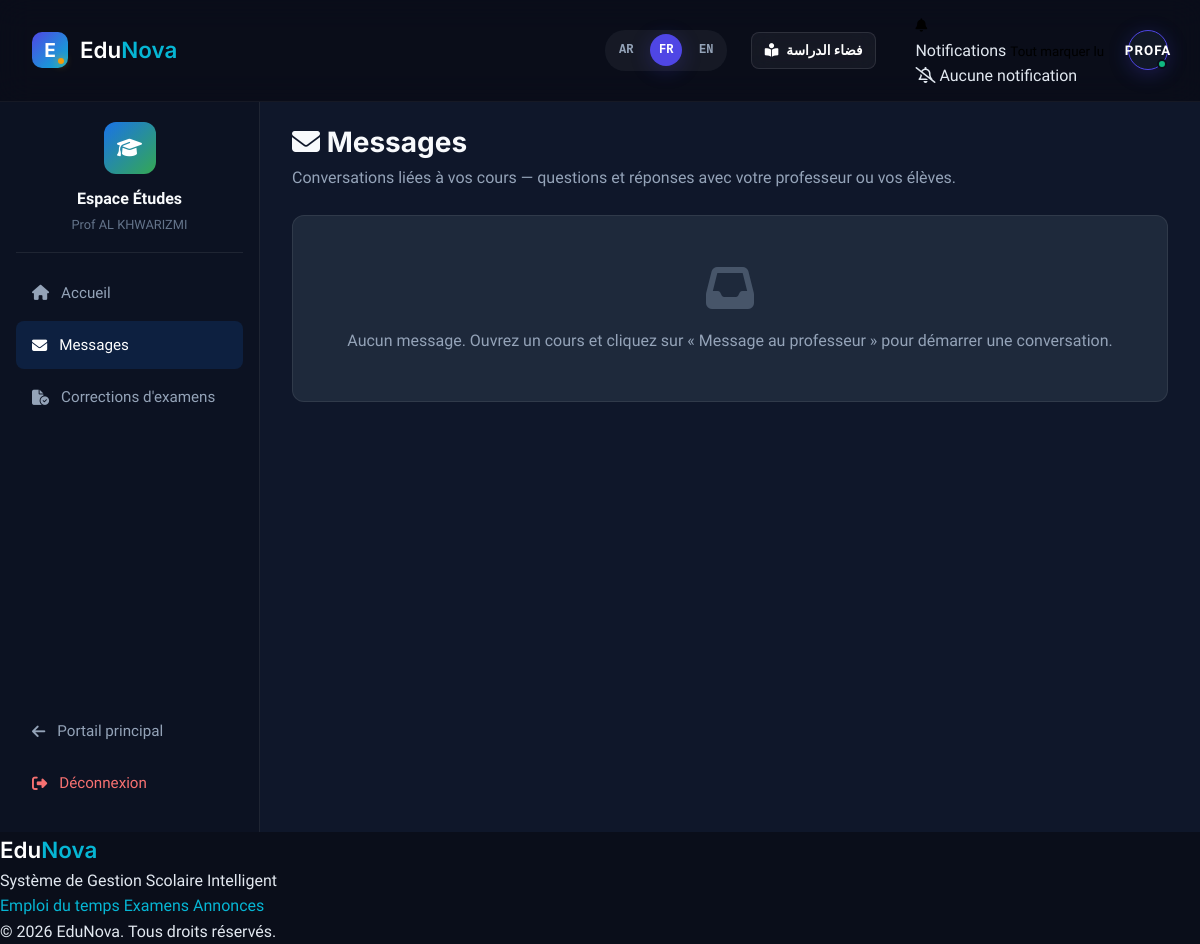
The page /espace-etudes/messages (signed in) on the database its author committed.
### gestion_scolaire_landshape/app/models/user.py (models this page shows, shortened)
class Utilisateur(UserMixin, db.Model):
    __tablename__ = 'utilisateurs'
    id                     = db.Column(db.Integer,      primary_key=True, autoincrement=True)
    username               = db.Column(db.String(100),  nullable=False,   unique=True)
    password_hash          = db.Column(db.String(255),  nullable=False)
    email                  = db.Column(db.String(191),  unique=True,      nullable=True)
    role                   = db.Column(db.Enum('etudiant', 'professeur', 'parent', 'admin'), nullable=False)
    preference_langue      = db.Column(db.Enum('ar', 'fr', 'en'), nullable=False, default='fr')
    est_actif              = db.Column(db.Boolean,      nullable=False,   default=True)
    derniere_connexion     = db.Column(db.DateTime,     nullable=True)
    token_reinitialisation = db.Column(db.String(255),  nullable=True)
    token_expiration       = db.Column(db.DateTime,     nullable=True)
    email_verifie          = db.Column(db.Boolean,      nullable=False,   default=False)
    tentatives_connexion   = db.Column(db.SmallInteger, nullable=False,   default=0)
    compte_bloque_jusqu    = db.Column(db.DateTime,     nullable=True)
    created_at             = db.Column(db.DateTime,     default=lambda: datetime.now(timezone.utc))
    updated_at             = db.Column(db.DateTime,     default=lambda: datetime.now(timezone.utc),
                                       onupdate=lambda: datetime.now(timezone.utc))
    administrateur  = db.relationship('Administrateur', back_populates='utilisateur', uselist=False)
    professeur      = db.relationship('Professeur',     back_populates='utilisateur', uselist=False)
    etudiant        = db.relationship('Etudiant',       back_populates='utilisateur', uselist=False)
    parent          = db.relationship('Parent',         back_populates='utilisateur', uselist=False)
    notifications   = db.relationship('Notification',  back_populates='destinataire', lazy='dynamic')
    push_tokens     = db.relationship('PushToken',      back_populates='utilisateur',   lazy='dynamic')
    statut_connexion = db.relationship('StatutConnexion', back_populates='utilisateur', uselist=False)
    @property
    def is_active(self):
        return self.est_actif

### gestion_scolaire_landshape/app/models/profiles.py (models this page shows, shortened)
class Professeur(db.Model):
    __tablename__ = 'professeurs'
    id                    = db.Column(db.Integer,     primary_key=True, autoincrement=True)
    utilisateur_id        = db.Column(db.Integer,     db.ForeignKey('utilisateurs.id', ondelete='CASCADE'), nullable=False, unique=True)
    matricule             = db.Column(db.String(50),  nullable=False,   unique=True)
    nom                   = db.Column(db.String(100), nullable=False)
    prenom                = db.Column(db.String(100), nullable=False)
    date_naissance        = db.Column(db.Date,        nullable=True)
    lieu_naissance        = db.Column(db.String(150), nullable=True)
    email_professionnel   = db.Column(db.String(191), nullable=True)
    telephone             = db.Column(db.String(20),  nullable=True)
    photo_url             = db.Column(db.String(500), nullable=True)
    date_recrutement      = db.Column(db.Date,        nullable=True)
    grade                 = db.Column(db.String(100), nullable=True)
    est_actif             = db.Column(db.Boolean,     nullable=False,   default=True)
    created_at            = db.Column(db.DateTime,    default=lambda: datetime.now(timezone.utc))
    updated_at            = db.Column(db.DateTime,    default=lambda: datetime.now(timezone.utc),
                                       onupdate=lambda: datetime.now(timezone.utc))
    utilisateur  = db.relationship('Utilisateur',            back_populates='professeur')
    affectations = db.relationship('AffectationEnseignement', back_populates='professeur',    lazy='dynamic')
    notes_saisies = db.relationship('Note',                   back_populates='professeur_saisie',
                                    foreign_keys='Note.saisie_par', lazy='dynamic')
    seances      = db.relationship('Seance',
                                    primaryjoin='Seance.affectation_id == AffectationEnseignement.id',
                                    secondary='affectations_enseignement',
                                    secondaryjoin='AffectationEnseignement.professeur_id == Professeur.id',
                                    viewonly=True, lazy='dynamic')
    posts        = db.relationship('PostProfesseur',          back_populates='professeur',    lazy='dynamic')

### gestion_scolaire_landshape/app/blueprints/espace_etudes/routes.py (the view)
@espace_etudes_bp.route('/messages')
@login_required
def messages_list():
    if current_user.role == 'professeur':
        prof_uid = current_user.id
        convs = Conversation.query.filter_by(
            type='cours_etudiant_professeur',
            participant_b_id=prof_uid,
            est_active=True,
        ).order_by(Conversation.date_dernier_message.desc()).all()
    elif current_user.role == 'etudiant':
        convs = Conversation.query.filter_by(
            type='cours_etudiant_professeur',
            participant_a_id=current_user.id,
            est_active=True,
        ).order_by(Conversation.date_dernier_message.desc()).all()
    else:
        return redirect(url_for('espace_etudes.login'))
    return render_template('espace_etudes/messages.html',
                           conversations=convs,
                           messages_non_lus=_messages_non_lus_count(current_user.id))

### gestion_scolaire_landshape/app/templates/espace_etudes/messages.html (shortened to what this page needs)
{% extends "espace_etudes/layout.html" %}
{% block etudes_content %}
<div class="gc-header">
  <h1><i class="fa-solid fa-envelope"></i> Messages</h1>
  <p>Conversations liées à vos cours — questions et réponses avec votre professeur ou vos élèves.</p>
</div>
{% if conversations %}
<div class="gc-msg-list">
  {% for conv in conversations %}
  <a href="{{ url_for('espace_etudes.messages_thread', conv_id=conv.id) }}" class="gc-msg-item">
    <div style="font-weight:600;color:#f1f5f9;margin-bottom:0.25rem;">
      {% if conv.cours %}{{ conv.cours.titre }}{% else %}Conversation{% endif %}
    </div>
    <div style="font-size:0.85rem;color:#94a3b8;">
      {% if current_user.role == 'professeur' and conv.etudiant_concerne %}
      {{ conv.etudiant_concerne.nom }} {{ conv.etudiant_concerne.prenom }} (@{{ conv.etudiant_concerne.utilisateur.username }})
      {% elif current_user.role == 'etudiant' %}
      Professeur — {{ conv.cours.affectation.matiere.nom if conv.cours else '' }}
      {% endif %}
    </div>
    <div style="font-size:0.75rem;color:#64748b;margin-top:0.35rem;">
      {{ conv.date_dernier_message.strftime('%d/%m/%Y %H:%M') if conv.date_dernier_message else '' }}
    </div>
  </a>
  {% endfor %}
</div>
{% else %}
<div class="gc-stream-item" style="text-align:center;padding:3rem;">
  <i class="fa-solid fa-inbox fa-3x" style="color:#475569;margin-bottom:1rem;"></i>
  <p style="color:#94a3b8;margin:0;">Aucun message. Ouvrez un cours et cliquez sur « Message au professeur » pour démarrer une conversation.</p>
</div>
{% endif %}
{% endblock %}

### gestion_scolaire_landshape/app/templates/espace_etudes/layout.html (shortened to what this page needs)
{% extends "base.html" %}
{% block head %}
<link rel="stylesheet" href="{{ url_for('static', filename='css/espace_etudes.css') }}">
{% endblock %}
{% block content %}
<div class="etudes-layout">
  <aside class="etudes-sidebar">
    <div style="text-align:center;padding-bottom:1rem;margin-bottom:1rem;border-bottom:1px solid rgba(255,255,255,0.08);">
      <div style="width:52px;height:52px;margin:0 auto 0.75rem;background:linear-gradient(135deg,#1a73e8,#34a853);border-radius:12px;display:flex;align-items:center;justify-content:center;">
        <i class="fa-solid fa-graduation-cap fa-lg" style="color:#fff;"></i>
      </div>
      <div style="font-weight:700;color:#f8fafc;">Espace Études</div>
      <div style="font-size:0.8rem;color:#64748b;margin-top:0.25rem;">
        {% if current_user.is_authenticated and current_user.role == 'professeur' %}
        {{ current_user.professeur.prenom }} {{ current_user.professeur.nom }}
        {% elif current_user.is_authenticated %}
        {{ current_user.etudiant.prenom }} {{ current_user.etudiant.nom }}
        {% endif %}
      </div>
    </div>
    {% if current_user.is_authenticated %}
    <a href="{% if current_user.role == 'professeur' %}{{ url_for('espace_etudes.professeur_dashboard') }}{% else %}{{ url_for('espace_etudes.etudiant_dashboard') }}{% endif %}"
       class="etudes-nav-link {% if request.endpoint in ('espace_etudes.professeur_dashboard', 'espace_etudes.etudiant_dashboard') and not request.args.get('aff_id') %}active{% endif %}">
      <i class="fa-solid fa-house"></i> Accueil
    </a>
    <a href="{{ url_for('espace_etudes.messages_list') }}" class="etudes-nav-link {% if 'messages' in request.endpoint %}active{% endif %}">
      <i class="fa-solid fa-envelope"></i> Messages
    </a>
    {% if current_user.role == 'etudiant' %}
    <a href="{{ url_for('etudiant.corrections') }}" class="etudes-nav-link">
      <i class="fa-solid fa-file-circle-check"></i> Corrections d'examens
    </a>
    {% elif current_user.role == 'professeur' %}
    <a href="{{ url_for('professeur.corrections') }}" class="etudes-nav-link">
      <i class="fa-solid fa-file-circle-check"></i> Corrections d'examens
    </a>
    {% endif %}
    {% endif %}
    <div style="flex:1;"></div>
    <a href="{% if current_user.role == 'professeur' %}{{ url_for('professeur.dashboard') }}{% else %}{{ url_for('etudiant.dashboard') }}{% endif %}"
       class="etudes-nav-link" style="margin-top:1rem;">
      <i class="fa-solid fa-arrow-left"></i> Portail principal
    </a>
    <a href="{{ url_for('auth.logout') }}" class="etudes-nav-link" style="color:#f87171;">
      <i class="fa-solid fa-right-from-bracket"></i> Déconnexion
    </a>
  </aside>
  <main class="etudes-main">
    {% block etudes_content %}{% endblock %}
  </main>
</div>
{% endblock %}

### gestion_scolaire_landshape/app/templates/base.html (shortened to what this page needs)
<!DOCTYPE html>
<html lang="{{ session.get('lang', 'fr') }}" dir="{{ 'rtl' if session.get('lang') == 'ar' else 'ltr' }}">
<head>
  <link rel="stylesheet" href="https://cdnjs.cloudflare.com/ajax/libs/font-awesome/6.5.1/css/all.min.css" />
  <link rel="stylesheet" href="{{ url_for('static', filename='css/edunova.css') }}" />
  {% block head %}{% endblock %}
</head>
<body class="{% if session.get('lang') == 'ar' %}lang-ar{% endif %}">
  <nav class="navbar" id="navbar" role="navigation" aria-label="Navigation principale">
    <div class="nav-inner">
      <a href="{{ url_for('public.index') }}" class="nav-logo">
        <div class="logo-icon">
          <span class="logo-letter">E</span>
          <div class="logo-dot"></div>
        </div>
        <span class="logo-text">Edu<span class="logo-accent">Nova</span></span>
      </a>
      <div class="nav-actions">
        <div class="lang-switcher-inline">
          <a href="{{ url_for('auth.changer_langue', lang='ar') }}"
            class="lang-circ {% if session.get('lang')=='ar' %}active{% endif %}" aria-label="العربية">AR</a>
          <a href="{{ url_for('auth.changer_langue', lang='fr') }}"
            class="lang-circ {% if session.get('lang','fr')=='fr' %}active{% endif %}" aria-label="Français">FR</a>
          <a href="{{ url_for('auth.changer_langue', lang='en') }}"
            class="lang-circ {% if session.get('lang')=='en' %}active{% endif %}" aria-label="English">EN</a>
        </div>
        <a href="{{ url_for('espace_etudes.login') }}" class="btn btn-glass btn-sm" style="margin-right: 15px; display: flex; align-items: center; gap: 0.5rem; text-decoration: none; color: white;">
          <i class="fa-solid fa-book-open-reader"></i> فضاء الدراسة
        </a>
        {% if current_user.is_authenticated %}
        <div class="notif-wrapper">
          <button class="nav-icon-btn" id="notifToggle" aria-label="Notifications">
            <i class="fa-solid fa-bell"></i>
          </button>
          <div class="notif-panel" id="notifPanel" aria-label="Panneau notifications">
            <div class="notif-header">
              <span>Notifications</span>
              <button class="btn-text-sm" id="markAllRead">Tout marquer lu</button>
            </div>
            <ul class="notif-list" id="notifList">
              <li class="notif-empty"><i class="fa-regular fa-bell-slash"></i> Aucune notification</li>
            </ul>
          </div>
        </div>
        <div class="user-menu">
          <button class="user-avatar" id="userMenuToggle" aria-expanded="false">
            <span class="avatar-initials">{{ (current_user.administrateur or current_user.professeur or
              current_user.etudiant or current_user.parent) | attr('prenom') | truncate(1, True, '') | upper if
              current_user.is_authenticated else '?' }}{{ (current_user.administrateur or current_user.professeur or
              current_user.etudiant or current_user.parent) | attr('nom') | truncate(1, True, '') | upper if
              current_user.is_authenticated else '' }}</span>
            <div class="online-dot"></div>
          </button>
        </div>
        {% endif %}
      </div>
    </div>
  </nav>
  <main class="main-content" id="mainContent">
    {% block content %}{% endblock %}
  </main>
  <footer class="footer">
    <div class="footer-inner">
      <div class="footer-brand">
        <span class="logo-text">Edu<span class="logo-accent">Nova</span></span>
        <p>Système de Gestion Scolaire Intelligent</p>
      </div>
      <div class="footer-links">
        <a href="{{ url_for('public.emploi_du_temps') }}">Emploi du temps</a>
        <a href="{{ url_for('public.examens') }}">Examens</a>
        <a href="{{ url_for('public.annonces') }}">Annonces</a>
      </div>
      <p class="footer-copy">&copy; {{ 2026 }} EduNova. Tous droits réservés.</p>
    </div>
  </footer>
</body>
</html>

### rows shown on the page
Utilisateur: est_actif.prenom "PROF", est_actif.nom "A"
Professeur: professeur.prenom "Prof", professeur.nom "AL KHWARIZMI"

### other values the page prints
{{ 2026 }} "2026"
